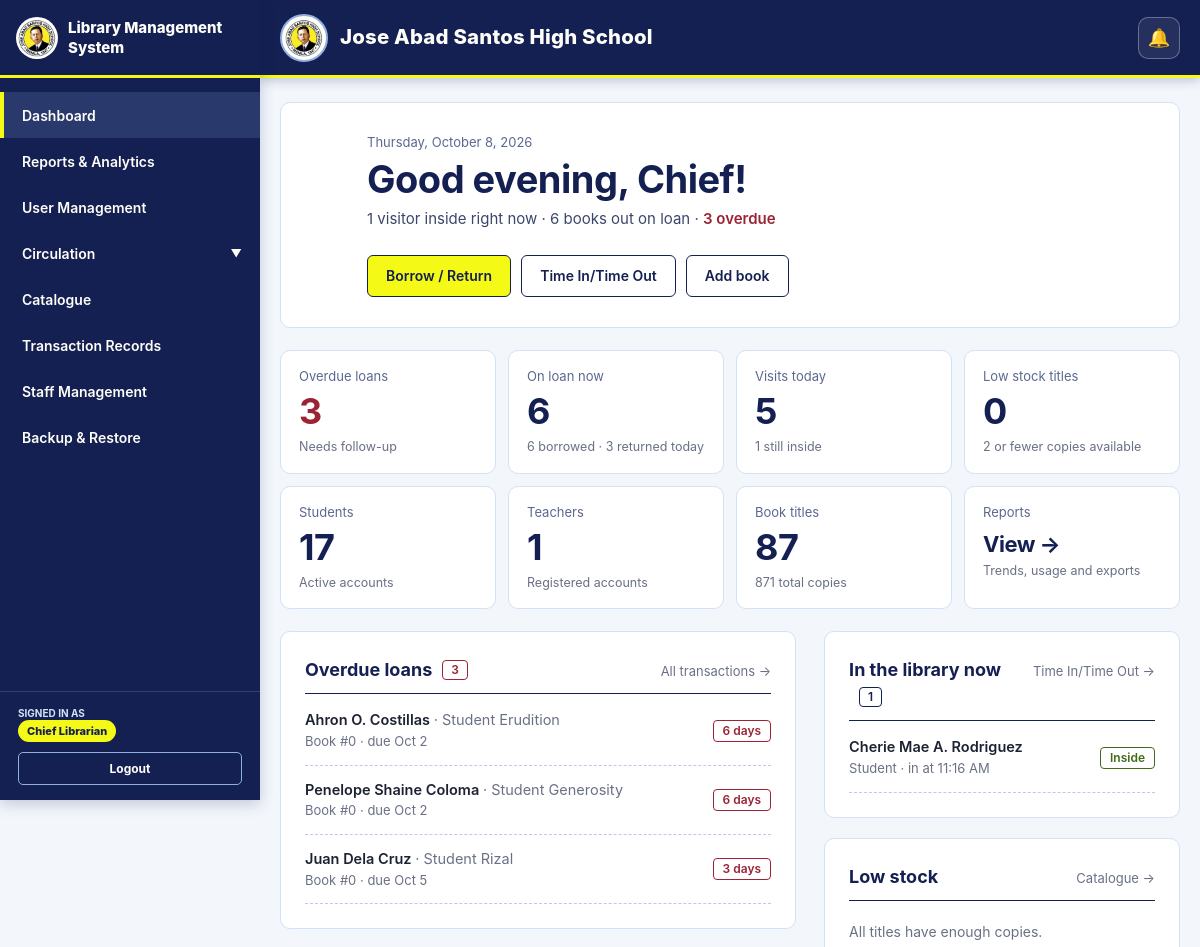
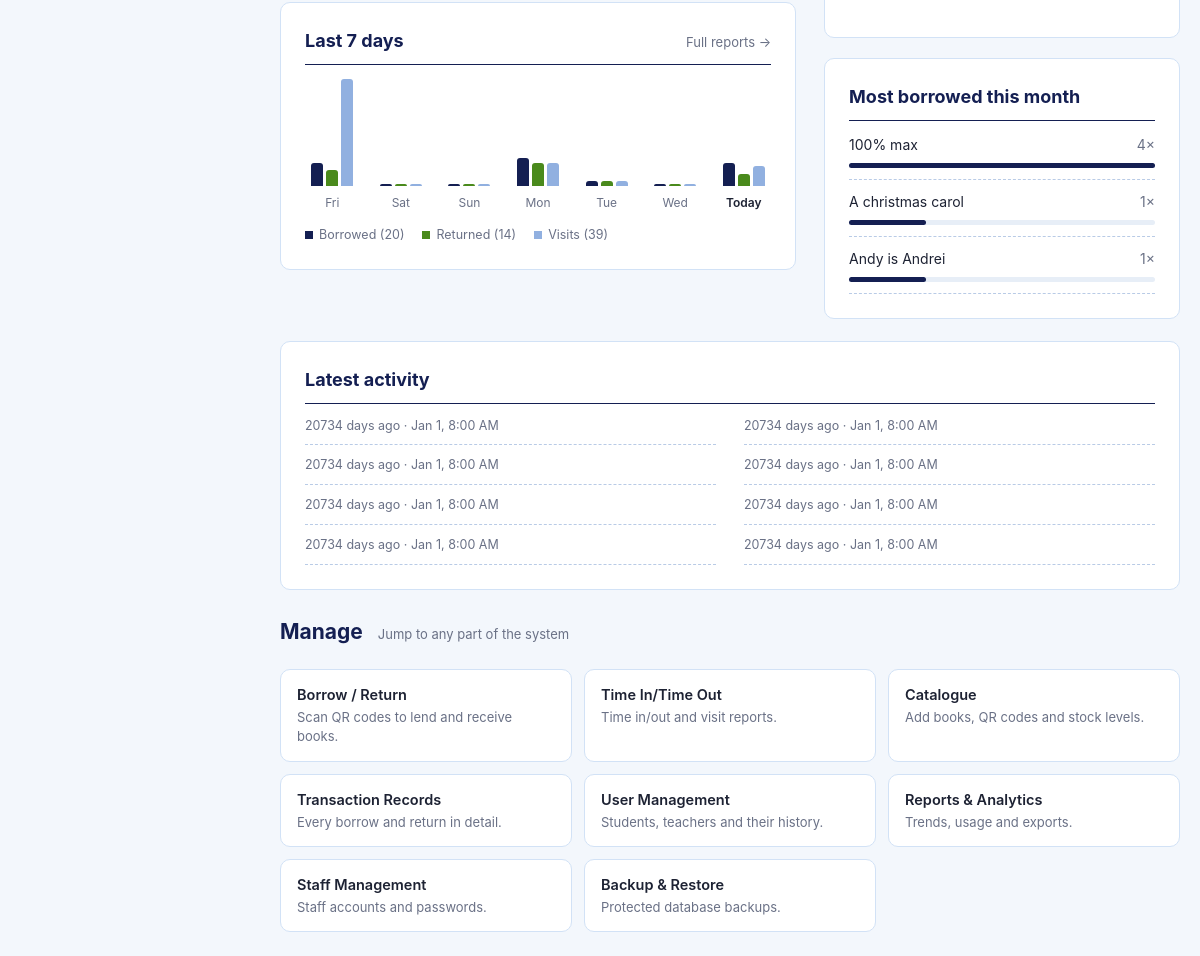
/admin/dashboard.php (signed in), run on the app's committed database (2 pictures, top to bottom).
### tables this page shows
CREATE TABLE `transactions` (
  `transaction_id` int NOT NULL,
  `student_id` int DEFAULT NULL,
  `teacher_id` int DEFAULT NULL,
  `book_id` int NOT NULL,
  `date_borrowed` datetime NOT NULL,
  `due_date` datetime NOT NULL,
  `return_date` datetime DEFAULT NULL,
  `status` enum('borrowed','returned') NOT NULL DEFAULT 'borrowed',
  `borrow_condition` enum('Excellent','Good','Fair','Damaged','Lost') DEFAULT NULL,
  `return_condition` enum('Excellent','Good','Fair','Damaged','Lost') DEFAULT NULL,
  `created_at` timestamp NOT NULL DEFAULT CURRENT_TIMESTAMP,
  `updated_at` timestamp NOT NULL DEFAULT CURRENT_TIMESTAMP ON UPDATE CURRENT_TIMESTAMP,
  `copy_id` int DEFAULT NULL
);

CREATE TABLE `library_attendance` (
  `attendance_id` bigint UNSIGNED NOT NULL,
  `student_id` int DEFAULT NULL,
  `teacher_id` int DEFAULT NULL,
  `visit_date` date NOT NULL,
  `time_in` datetime NOT NULL,
  `time_out` datetime DEFAULT NULL,
  `created_at` timestamp NOT NULL DEFAULT CURRENT_TIMESTAMP
);

### includes/librarian_dashboard.php (the view, shortened to what the rows shown need)
<?php
function ldH($v): string
{
    return htmlspecialchars((string)$v, ENT_QUOTES, 'UTF-8');
}
function ldRows(mysqli $conn, string $sql): array
{
    try {
        $res = $conn->query($sql);
        return $res ? $res->fetch_all(MYSQLI_ASSOC) : [];
    } catch (Throwable $e) {
        if (function_exists('logError')) logError('Librarian dashboard query error: ' . $e->getMessage());
        return [];
    }
}
function ldOne(mysqli $conn, string $sql, string $key = 'c', int $default = 0): int
{
    $rows = ldRows($conn, $sql);
    return isset($rows[0][$key]) ? (int)$rows[0][$key] : $default;
}
function renderLibrarianDashboard(mysqli $conn, string $fullName): void
{
    $now   = time();
    $b     = '/LibraryBorrowingSystem/admin';
    $overdueN   = ldOne($conn, "SELECT COUNT(*) AS c FROM transactions WHERE status='borrowed' AND due_date < NOW()");
    $insideNow  = ldOne($conn, "SELECT COUNT(*) AS c FROM library_attendance WHERE visit_date=CURDATE() AND time_out IS NULL");
    $lowStockN  = ldOne($conn, "SELECT COUNT(*) AS c FROM books WHERE COALESCE(is_archived,0)=0 AND available_copies <= 2");
    $overdue = ldRows($conn, "
        SELECT t.transaction_id, t.book_id, t.due_date,
               COALESCE(NULLIF(TRIM(b.title), ''), CONCAT('Book #', t.book_id)) AS title,
               COALESCE(NULLIF(TRIM(s.full_name), ''), NULLIF(TRIM(te.full_name), ''), 'Unknown borrower') AS borrower,
               CASE WHEN t.teacher_id IS NOT NULL THEN 'Teacher' ELSE 'Student' END AS kind,
               COALESCE(s.student_group, '') AS grp
        FROM transactions t
        LEFT JOIN books b ON b.book_id = t.book_id
        LEFT JOIN students s ON s.student_id = t.student_id
        LEFT JOIN teachers te ON te.teacher_id = t.teacher_id
        WHERE t.status='borrowed' AND t.due_date IS NOT NULL AND t.due_date < NOW()
        ORDER BY t.due_date ASC LIMIT 6");
    $inside = ldRows($conn, "
        SELECT a.time_in, COALESCE(s.full_name, te.full_name, 'Visitor') AS name,
               CASE WHEN a.teacher_id IS NOT NULL THEN 'Teacher' ELSE 'Student' END AS kind
        FROM library_attendance a
        LEFT JOIN students s ON s.student_id = a.student_id
        LEFT JOIN teachers te ON te.teacher_id = a.teacher_id
        WHERE a.visit_date = CURDATE() AND a.time_out IS NULL
        ORDER BY a.time_in DESC LIMIT 6");
    $hour = (int)date('G', $now);
    $greeting = $hour < 12 ? 'Good morning' : ($hour < 18 ? 'Good afternoon' : 'Good evening');
    $first = trim(explode(' ', trim($fullName))[0]);
    ?>
<main class="ld" aria-label="Librarian dashboard">
    <div class="ld-card ld-hero">
        <div>
            <h1><?php echo ldH($greeting . ', ' . $first); ?>!</h1>
        </div>
    </div>
    <div class="ld-grid">
        <div class="ld-col">
            <div class="ld-card">
                <div class="ld-head">
                    <h2>Overdue loans<?php if ($overdueN): ?><span class="ld-pill red"><?php echo $overdueN; ?></span><?php endif; ?></h2>
                </div>
                <?php if (!$overdue): ?>
                    <div class="ld-empty">No overdue books. Everything is on schedule.</div>
                <?php else: ?>
                <ul class="ld-list">
                    <?php foreach ($overdue as $o):
                        $dueTs = strtotime($o['due_date']);
                        $late  = max(1, (int)ceil(($now - $dueTs) / 86400));
                    ?>
                    <li class="ld-row bad">
                        <div class="body">
                            <div class="t"><?php echo ldH($o['borrower']); ?> <span style="font-weight:600;color:#5B6890">· <?php echo ldH($o['kind'] . ($o['grp'] ? ' ' . $o['grp'] : '')); ?></span></div>
                            <div class="m"><?php echo ldH($o['title']); ?> · due <?php echo ldH(date('M j', $dueTs)); ?></div>
                        </div>
                        <span class="ld-badge bad"><?php echo $late; ?> day<?php echo $late === 1 ? '' : 's'; ?></span>
                    </li>
                    <?php endforeach; ?>
                </ul>
                <?php endif; ?>
            </div>
            <div class="ld-card">
                <div class="ld-head"><h2>Last 7 days</h2><a href="<?php echo $b; ?>/reports.php">Full reports →</a></div>
            </div>
        </div>
        <div class="ld-col">
            <div class="ld-card">
                <div class="ld-head">
                    <h2>In the library now<span class="ld-pill"><?php echo $insideNow; ?></span></h2>
                </div>
                <?php if (!$inside): ?>
                    <div class="ld-empty">No one is checked in right now.</div>
                <?php else: ?>
                <ul class="ld-list">
                    <?php foreach ($inside as $v): ?>
                    <li class="ld-row">
                        <div class="body"><div class="t"><?php echo ldH($v['name']); ?></div><div class="m"><?php echo ldH($v['kind']); ?> · in at <?php echo ldH(date('g:i A', strtotime($v['time_in']))); ?></div></div>
                        <span class="ld-badge good">Inside</span>
                    </li>
                    <?php endforeach; ?>
                </ul>
                <?php endif; ?>
            </div>
            <div class="ld-card">
                <div class="ld-head">
                    <h2>Low stock<?php if ($lowStockN): ?><span class="ld-pill"><?php echo $lowStockN; ?></span><?php endif; ?></h2>
                </div>
            </div>
            <div class="ld-card">
                <div class="ld-head"><h2>Most borrowed this month</h2></div>
            </div>
        </div>
    </div>
            <div class="ld-card">
                <div class="ld-head"><h2>Latest activity</h2></div>
            </div>
</main>
<?php
}

### data on the page
transactions: borrower "Ahron O. Costillas", grp "Student Erudition", title "Book #0", due_date "Oct 2", due_date "6"
transactions: borrower "Penelope Shaine Coloma", grp "Student Generosity", title "Book #0", due_date "Oct 2", due_date "6"
transactions: borrower "Juan Dela Cruz", grp "Student Rizal", title "Book #0", due_date "Oct 5", due_date "3", shows "s"
library_attendance: name "Cherie Mae A. Rodriguez", kind "Student", time_in "11:16 AM"

### other printed values
$full_name "Chief Librarian"
$insideNow "1"
$borrowedNow "6"
$overdueN "3"
$borrowedToday "6"
$returnedToday "3"
$visitsToday "5"
$lowStockN "0"
$students "17"
$teachers "1"
$titles "87"
$copies "871"
ldH($k === $today ? 'Today' : $d['label']) "Fri"
ldH($k === $today ? 'Today' : $d['label']) "Sat"
ldH($k === $today ? 'Today' : $d['label']) "Sun"
